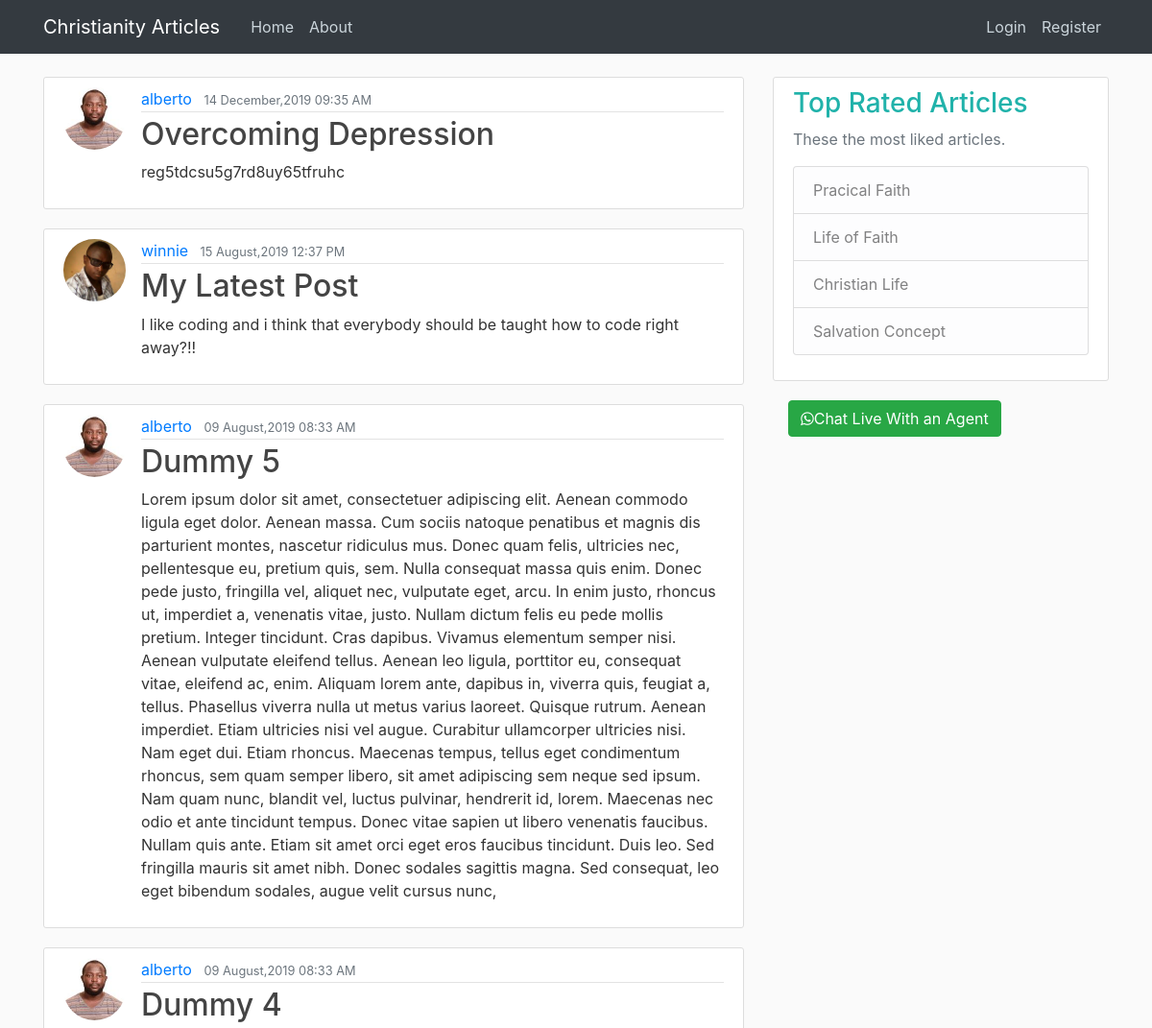
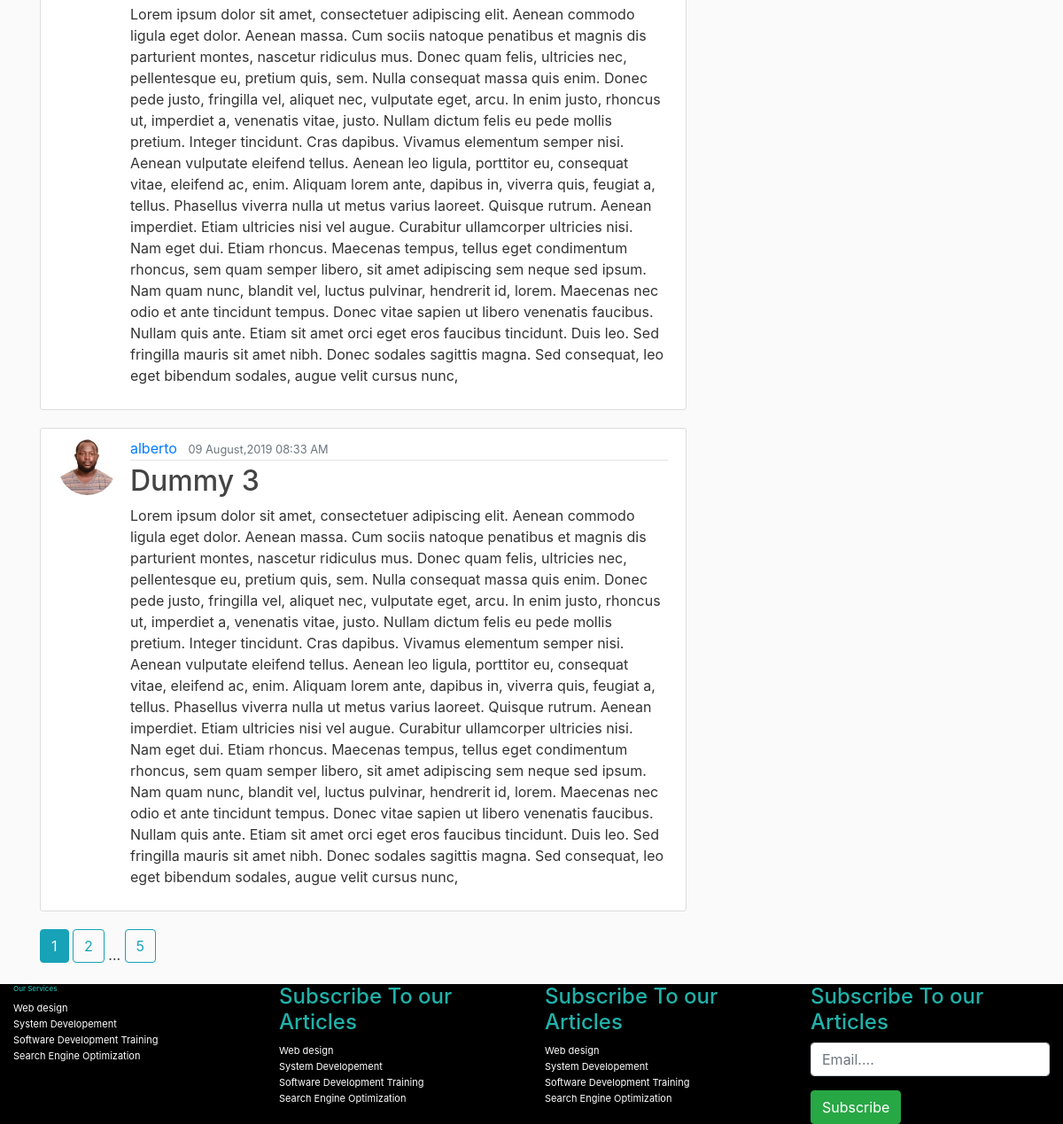
The page /home on the database its author committed (2 pictures, top to bottom).
### app/models.py (models this page shows, shortened)
class Post(db.Model,UserMixin):
    id = db.Column(db.Integer, primary_key=True)
    title = db.Column(db.String(100), nullable=False)
    date_posted = db.Column(db.DateTime, nullable=False, default=datetime.utcnow)
    content=db.Column(db.Text, nullable=False)
    user_id=db.Column(db.Integer, db.ForeignKey('user.id'), nullable=False)

class User(db.Model,UserMixin):
    id = db.Column(db.Integer, primary_key=True)
    username = db.Column(db.String(20), unique=True, nullable=False)
    email = db.Column(db.String(20), unique=True, nullable=False)
    image_file = db.Column(db.String(20), nullable=False, default='bonnie.jpg')
    password = db.Column(db.String(20), nullable=False)
    posts = db.relationship('Post', backref='author', lazy=True)

### app/main/routes.py (the view)
@main.route("/")
@main.route('/home')
def index():
    page=request.args.get('page',1,type=int)
    posts=Post.query.order_by(Post.date_posted.desc()).paginate(page=page,per_page=5)
    return render_template('index.html',title='Home',posts=posts)

### app/templates/index.html
{% extends "base.html" %}
{% block content %}
    {% for post in posts.items %}
        <article class="media content-section">
          <img class="rounded-circle article-img" src="{{url_for('static',filename='profile_pic/'+ post.author.image_file)}}">
          <div class="media-body">
            <div class="article-metadata">
              <a class="mr-2" href="{{url_for('users.user_articles',username=post.author.username)}}">{{ post.author.username }}</a>
              <small class="text-muted">{{ post.date_posted.strftime('%d %B,%Y %H:%M %p') }}</small>
            </div>
            <h2><a class="article-title" href="{{url_for('posts.post',post_id=post.id)}}">{{ post.title }}</a></h2>
            <p class="article-content">{{ post.content }}</p>
          </div>
        </article>
    {% endfor %}
    {% for page_num in posts.iter_pages(left_edge=1,right_edge=1,left_current=1,right_current=2) %}
      {% if page_num %}
      {% if posts.page==page_num %}
      <a class="btn btn-info mb-4" href="{{url_for('main.index',page=page_num)}}">{{page_num}}</a>
      {% else %}
      <a class="btn btn-outline-info mb-4" href="{{url_for('main.index',page=page_num)}}">{{page_num}}</a>
      {% endif %}
      {% else %}
      ...
      {% endif %}
    {% endfor %}
{% endblock content %}

### app/templates/base.html (shortened to what this page needs)
<!DOCTYPE html>
<html>
<head>
    <link rel="stylesheet" href="https://stackpath.bootstrapcdn.com/font-awesome/4.7.0/css/font-awesome.min.css">
    <link rel="stylesheet" href="https://maxcdn.bootstrapcdn.com/bootstrap/4.0.0/css/bootstrap.min.css">
    <link rel="stylesheet" type="text/css" href="{{ url_for('static', filename='main.css') }}">
    <link href="https://stackpath.bootstrapcdn.com/font-awesome/4.7.0/css/font-awesome.min.css" rel="stylesheet">
</head>
<body>
    <header class="site-header">
      <nav class="navbar navbar-expand-md navbar-dark bg-dark fixed-top">
        <div class="container">
          <a class="navbar-brand mr-4" id="brand" href="/">Christianity Articles</a>
          <div class="collapse navbar-collapse" id="navbarToggle">
            <div class="navbar-nav mr-auto">
              <a class="nav-item nav-link" href="{{url_for('main.index')}}">Home</a>
              <a class="nav-item nav-link" href="{{url_for('main.about')}}">About</a>
            </div>
            <div class="navbar-nav">
              {% if current_user.is_authenticated %}
                  <a class="nav-item nav-link" href="{{url_for('posts.new_post')}}">New Article</a>
                  <a class="nav-item nav-link" href="{{url_for('users.profile')}}">Profile</a>
                  <a class="nav-item nav-link" href="{{url_for('users.logout')}}">Logout</a>
                {% else %}
                  <a class="nav-item nav-link" href="{{url_for('users.login')}}">Login</a>
                  <a class="nav-item nav-link" href="{{url_for('users.register')}}">Register</a>
              {% endif %}
            </div>
          </div>
        </div>
      </nav>
    </header>
    <main role="main" class="container">
      <div class="row">
        <div class="col-md-8">
          {% block content %}{% endblock %}
        </div>
        <div class="col-md-4">
          <div class="content-section">
            <h3 style="color:lightseagreen;">Top Rated Articles</h3>
            <p class='text-muted'>These the most liked articles.
              <ul class="list-group">
                <li class="list-group-item list-group-item-light">Pracical Faith</li>
                <li class="list-group-item list-group-item-light">Life of Faith</li>
                <li class="list-group-item list-group-item-light">Christian Life</li>
                <li class="list-group-item list-group-item-light">Salvation Concept</li>
              </ul>
            </p>
          </div>
          <p class="nav-item" data-toggle="modal" data-target="#myModalBot">
            <a href="#" class="btn btn-success my-3 my-sm-0 ml-lg-3"><i class="fa fa-whatsapp" aria-hidden="true"></i>Chat Live With an Agent</a>
          </p>
        </div>
      </div>
    </main>
   <div class="footer" style="background-color: black; ">
       <div class="container-fluid">
        <div class="row">
            <div class="col-md-3">
                <h3 style="color:lightseagreen;">Our Services</h3>
                <div class="">
                        <ul class="navbar-nav">
                                <li class="nav-item "><a href="#" class="nav-link" style="color:white; font-size:11px; line-height: 2px;">Web design</a></li>
                                <li class="nav-item"><a href="#" class="nav-link" style="color:white; font-size:11px; line-height: 2px;">System Developement</a></li>
                                <li class="nav-item"><a href="#" class="nav-link" style="color:white; font-size:11px; line-height: 2px;">Software Development Training</a></li>
                                <li class="nav-item"><a href="#" class="nav-link" style="color:white; font-size:11px; line-height: 2px;">Search Engine Optimization</a></li>
                            </ul>
                </div>
            </div>
            <div class="col-md-3 text-muted">
                    <div id="link">
                            <ul class="navbar-nav">
                                    <h4 style="color:lightseagreen;">Subscribe To our Articles</h4>
                                    <li class="nav-item"><a href="#" class="nav-link" style="color:white; font-size:11px; line-height: 2px;">Web design</a></li>
                                    <li class="nav-item"><a href="#" class="nav-link" style="color:white; font-size:11px; line-height: 2px;">System Developement</a></li>
                                    <li class="nav-item"><a href="#" class="nav-link" style="color:white; font-size:11px; line-height: 2px;">Software Development Training</a></li>
                                    <li class="nav-item"><a href="#" class="nav-link" style="color:white; font-size:11px; line-height: 2px;">Search Engine Optimization</a></li>
                                </ul>
                    </div>
            </div>
            <div class="col-md-3">
                    <div class="">
                            <ul class="navbar-nav">
                                    <h4 style="color:lightseagreen;">Subscribe To our Articles</h4>
                                    <li class="nav-item"><a href="#" class="nav-link" style="color:white; font-size:11px; line-height: 2px;">Web design</a></li>
                                    <li class="nav-item"><a href="#" class="nav-link" style="color:white; font-size:11px; line-height: 2px;">System Developement</a></li>
                                    <li class="nav-item"><a href="#" class="nav-link" style="color:white; font-size:11px; line-height: 2px;">Software Development Training</a></li>
                                    <li class="nav-item"><a href="#" class="nav-link" style="color:white; font-size:11px; line-height: 2px;">Search Engine Optimization</a></li>
                                </ul>
                    </div>
            </div>
            <div class="col-md-3">
                    <div class="">
                            <ul class="navbar-nav">
                                <h4 style="color:lightseagreen;">Subscribe To our Articles</h4>
                                    </ul>
                                <div class="form-group">
                                    <input class="form-control" type="text" placeholder="Email....">
                                </div>
                                    <div>
                                        <input  type="submit" value="Subscribe" class="btn btn-success">
                                    </div>
                    </div>
            </div>
        </div>
        </div>
   </div>
</body>
</html>

### app/static/main.css (style rules this page uses)
body { background: #fafafa; color: #333333; margin-top: 5rem; }
h1, h2, h3, h4, h5, h6 { color: #444444; }
.site-header .navbar-nav .nav-link { color: #cbd5db; }
.content-section { background: #ffffff; padding: 10px 20px; border: 1px solid #dddddd; border-radius: 3px; margin-bottom: 20px; }
.article-title { color: #444444; }
.article-content { white-space: pre-line; }
.article-img { height: 65px; width: 65px; margin-right: 16px; }
.article-metadata { padding-bottom: 1px; margin-bottom: 4px; border-bottom: 1px solid #e3e3e3 }
.footer h3 { line-height: 10px; font-size:8px; }

### rows shown on the page
Post: image_file (picture), author.username "alberto", date_posted "14 December,2019 09:35 AM", title "Overcoming Depression", content "reg5tdcsu5g7rd8uy65tfruhc"
Post: image_file (picture), author.username "winnie", date_posted "15 August,2019 12:37 PM", title "My Latest Post", content "I like coding and i think that everybody should be taught how to code right away?!!"
Post: image_file (picture), author.username "alberto", date_posted "09 August,2019 08:33 AM", title "Dummy 5", content "Lorem ipsum dolor sit amet, consectetuer adipiscing elit. Aenean commodo ligula eget dolor. Aenean massa. Cum sociis natoque penatibus et magnis dis parturient montes, nascetur ridiculus mus. Donec quam felis, ultricies nec, pellentesque eu, pretium quis, sem. Nulla consequat massa quis enim. Donec pede justo, fringilla vel, aliquet nec, vulputate eget, arcu. In enim justo, rhoncus ut, imperdiet a, venenatis vitae, justo. Nullam dictum felis eu pede mollis pretium. Integer tincidunt. Cras dapibus. Vivamus elementum semper nisi. Aenean vulputate eleifend tellus. Aenean leo ligula, porttitor eu, consequat vitae, eleifend ac, enim. Aliquam lorem ante, dapibus in, viverra quis, feugiat a,…"
Post: image_file (picture), author.username "alberto", date_posted "09 August,2019 08:33 AM", title "Dummy 4", content "Lorem ipsum dolor sit amet, consectetuer adipiscing elit. Aenean commodo ligula eget dolor. Aenean massa. Cum sociis natoque penatibus et magnis dis parturient montes, nascetur ridiculus mus. Donec quam felis, ultricies nec, pellentesque eu, pretium quis, sem. Nulla consequat massa quis enim. Donec pede justo, fringilla vel, aliquet nec, vulputate eget, arcu. In enim justo, rhoncus ut, imperdiet a, venenatis vitae, justo. Nullam dictum felis eu pede mollis pretium. Integer tincidunt. Cras dapibus. Vivamus elementum semper nisi. Aenean vulputate eleifend tellus. Aenean leo ligula, porttitor eu, consequat vitae, eleifend ac, enim. Aliquam lorem ante, dapibus in, viverra quis, feugiat a,…"
Post: image_file (picture), author.username "alberto", date_posted "09 August,2019 08:33 AM", title "Dummy 3", content "Lorem ipsum dolor sit amet, consectetuer adipiscing elit. Aenean commodo ligula eget dolor. Aenean massa. Cum sociis natoque penatibus et magnis dis parturient montes, nascetur ridiculus mus. Donec quam felis, ultricies nec, pellentesque eu, pretium quis, sem. Nulla consequat massa quis enim. Donec pede justo, fringilla vel, aliquet nec, vulputate eget, arcu. In enim justo, rhoncus ut, imperdiet a, venenatis vitae, justo. Nullam dictum felis eu pede mollis pretium. Integer tincidunt. Cras dapibus. Vivamus elementum semper nisi. Aenean vulputate eleifend tellus. Aenean leo ligula, porttitor eu, consequat vitae, eleifend ac, enim. Aliquam lorem ante, dapibus in, viverra quis, feugiat a,…"

### other values the page prints
{{ page_num }} "1"
{{ page_num }} "2" "5"
